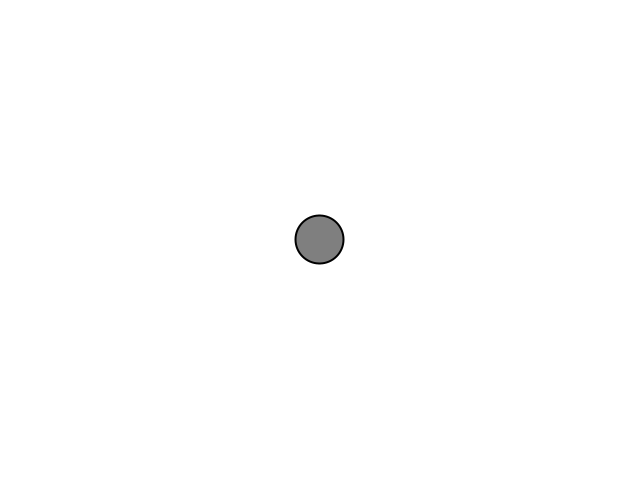
Frame 1 (no input)
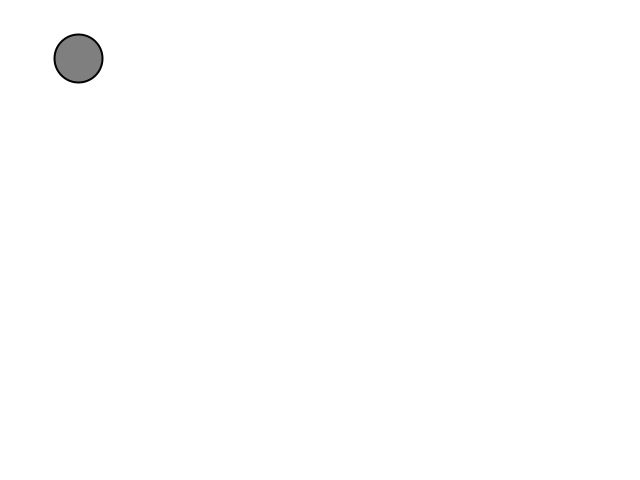
Frame 60 (the mouse pressed at the canvas centre just before this capture)
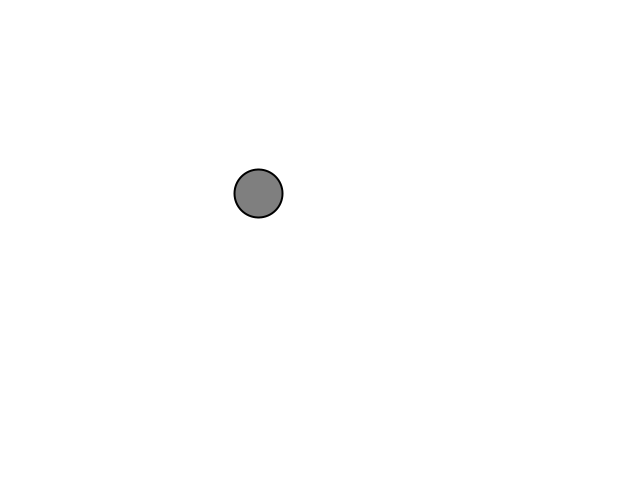
Frame 120 (the mouse held since frame 60 and released just before this capture)

The Processing sketch that drew these frames (run headless with seeded random() and noise(); from frame 60 on, the mouse is pressed at the canvas centre):

// Processing sketch: ball_acceleration_1_6
// ── ball_acceleration_1_6.pde
Mover m;

void setup() {
  size(640, 480);
  m = new Mover();
}

void draw() {
  background(255);
  m.update();
  m.edges();
  m.display();
}
// ── mover.pde
class Mover {
  PVector location;
  PVector velocity;
  PVector acceleration;
  
  Mover() {
    location = new PVector(width / 2, height / 2);
    velocity = new PVector(0, 0);
    acceleration = new PVector(0, 0);
  }
  
  void update() { 
    PVector mouse = new PVector(mouseX, mouseY);
    mouse.sub(location);
    mouse.setMag(0.5);
    acceleration = mouse;
    
    velocity.add(acceleration);
    location.add(velocity);
    velocity.limit(5);
  }
  
  void edges() {
    if (location.x > width) location.x = 0;
    if (location.x < 0) location.x = width;
    if (location.y > width) location.y = 0;
    if (location.y < 0) location.y = height;
}
  
  void display() {
    stroke(0);
    strokeWeight(2);
    fill(127);
    ellipse(location.x, location.y, 48, 48);
  }
}
